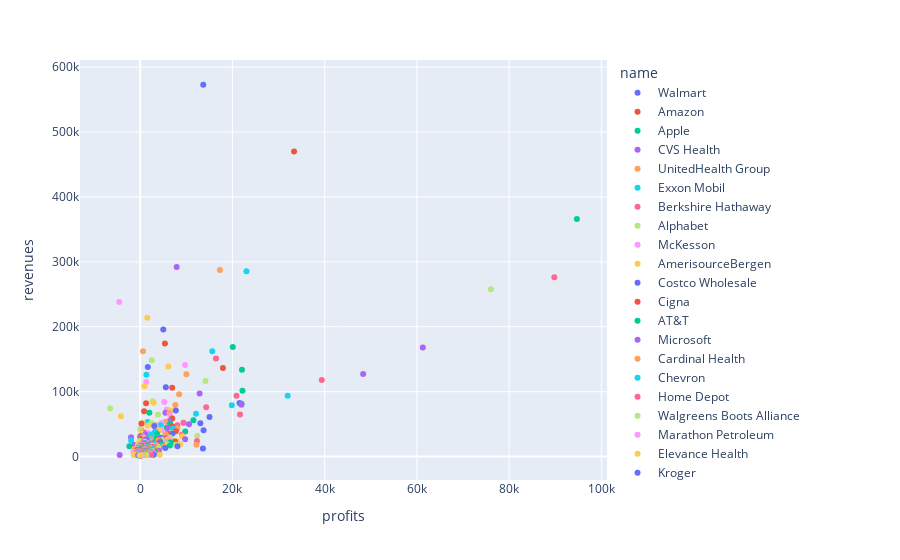

Notebook code for this chart:
### Code cell
px.scatter(df,'profits ','revenues ', color= 'name ')
